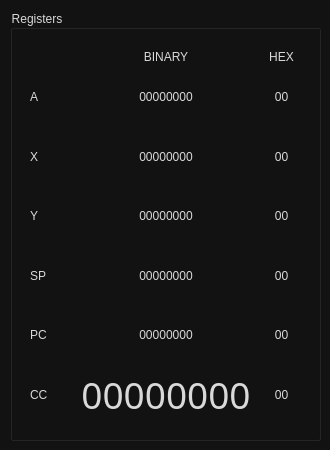
<?xml version="1.0" encoding="UTF-8"?>
<ui version="4.0">
 <class>RegistryGroupWidget</class>
 <widget class="QWidget" name="RegistryGroupWidget">
  <property name="geometry">
   <rect>
    <x>0</x>
    <y>0</y>
    <width>330</width>
    <height>450</height>
   </rect>
  </property>
  <property name="windowTitle">
   <string>Form</string>
  </property>
  <property name="styleSheet">
   <string notr="true">QWidget {
	background-color: #121212;
}

QGroupBox {
	font: 75 16pt &quot;Century Gothic&quot;;
	color: #d9d9d9;
}

QLabel {
	font: 75 24pt &quot;Century Gothic&quot;;
	color: #d9d9d9;
}
</string>
  </property>
  <widget class="QGroupBox" name="groupBox">
   <property name="enabled">
    <bool>true</bool>
   </property>
   <property name="geometry">
    <rect>
     <x>10</x>
     <y>10</y>
     <width>311</width>
     <height>431</height>
    </rect>
   </property>
   <property name="styleSheet">
    <string notr="true"/>
   </property>
   <property name="title">
    <string>Registers</string>
   </property>
   <widget class="QWidget" name="layoutWidget">
    <property name="geometry">
     <rect>
      <x>10</x>
      <y>30</y>
      <width>292</width>
      <height>391</height>
     </rect>
    </property>
    <layout class="QGridLayout" name="gridLayout" rowstretch="0,1,1,1,1,1,1">
     <property name="leftMargin">
      <number>10</number>
     </property>
     <property name="topMargin">
      <number>10</number>
     </property>
     <property name="rightMargin">
      <number>10</number>
     </property>
     <property name="bottomMargin">
      <number>10</number>
     </property>
     <property name="horizontalSpacing">
      <number>10</number>
     </property>
     <item row="2" column="0">
      <widget class="QLabel" name="xRegistryLabel">
       <property name="styleSheet">
        <string notr="true"/>
       </property>
       <property name="text">
        <string>X</string>
       </property>
      </widget>
     </item>
     <item row="2" column="2">
      <widget class="QLabel" name="x_hex_registry">
       <property name="enabled">
        <bool>true</bool>
       </property>
       <property name="styleSheet">
        <string notr="true">QLabel {
	font: 75 28pt &quot;Digital-7 Mono&quot;;
	color: #d9d9d9;
}</string>
       </property>
       <property name="text">
        <string>00</string>
       </property>
       <property name="alignment">
        <set>Qt::AlignCenter</set>
       </property>
      </widget>
     </item>
     <item row="5" column="2">
      <widget class="QLabel" name="pc_hex_registry">
       <property name="enabled">
        <bool>true</bool>
       </property>
       <property name="styleSheet">
        <string notr="true">QLabel {
	font: 75 28pt &quot;Digital-7 Mono&quot;;
	color: #d9d9d9;
}</string>
       </property>
       <property name="text">
        <string>00</string>
       </property>
       <property name="alignment">
        <set>Qt::AlignCenter</set>
       </property>
      </widget>
     </item>
     <item row="5" column="0">
      <widget class="QLabel" name="pcRegistryLabel">
       <property name="styleSheet">
        <string notr="true"/>
       </property>
       <property name="text">
        <string>PC</string>
       </property>
      </widget>
     </item>
     <item row="6" column="2">
      <widget class="QLabel" name="cc_hex_registry">
       <property name="enabled">
        <bool>true</bool>
       </property>
       <property name="styleSheet">
        <string notr="true">QLabel {
	font: 75 28pt &quot;Digital-7 Mono&quot;;
	color: #d9d9d9;
}</string>
       </property>
       <property name="text">
        <string>00</string>
       </property>
       <property name="alignment">
        <set>Qt::AlignCenter</set>
       </property>
      </widget>
     </item>
     <item row="6" column="0">
      <widget class="QLabel" name="ccRegistryLabel">
       <property name="styleSheet">
        <string notr="true"/>
       </property>
       <property name="text">
        <string>CC</string>
       </property>
      </widget>
     </item>
     <item row="2" column="1">
      <widget class="QLabel" name="x_bin_registry">
       <property name="styleSheet">
        <string notr="true">QLabel {
	font: 75 28pt &quot;Digital-7 Mono&quot;;
	color: #d9d9d9;
}</string>
       </property>
       <property name="text">
        <string>00000000</string>
       </property>
       <property name="alignment">
        <set>Qt::AlignCenter</set>
       </property>
      </widget>
     </item>
     <item row="1" column="2">
      <widget class="QLabel" name="a_hex_registry">
       <property name="enabled">
        <bool>true</bool>
       </property>
       <property name="styleSheet">
        <string notr="true">QLabel {
	font: 75 28pt &quot;Digital-7 Mono&quot;;
	color: #d9d9d9;
}</string>
       </property>
       <property name="text">
        <string>00</string>
       </property>
       <property name="alignment">
        <set>Qt::AlignCenter</set>
       </property>
      </widget>
     </item>
     <item row="1" column="1">
      <widget class="QLabel" name="a_bin_registry">
       <property name="styleSheet">
        <string notr="true">QLabel {
	font: 75 28pt &quot;Digital-7 Mono&quot;;
	color: #d9d9d9;
}</string>
       </property>
       <property name="text">
        <string>00000000</string>
       </property>
       <property name="alignment">
        <set>Qt::AlignCenter</set>
       </property>
      </widget>
     </item>
     <item row="4" column="0">
      <widget class="QLabel" name="spRegistryLabel">
       <property name="styleSheet">
        <string notr="true"/>
       </property>
       <property name="text">
        <string>SP</string>
       </property>
      </widget>
     </item>
     <item row="0" column="1">
      <widget class="QLabel" name="bin_label">
       <property name="styleSheet">
        <string notr="true">QLabel {
	font: 75 14pt &quot;Century Gothic&quot;;
	color: #d9d9d9;
}</string>
       </property>
       <property name="text">
        <string>BINARY</string>
       </property>
       <property name="alignment">
        <set>Qt::AlignBottom|Qt::AlignHCenter</set>
       </property>
      </widget>
     </item>
     <item row="3" column="0">
      <widget class="QLabel" name="yRegistryLabel">
       <property name="styleSheet">
        <string notr="true"/>
       </property>
       <property name="text">
        <string>Y</string>
       </property>
      </widget>
     </item>
     <item row="0" column="2">
      <widget class="QLabel" name="hex_label">
       <property name="styleSheet">
        <string notr="true">QLabel {
	font: 75 14pt &quot;Century Gothic&quot;;
	color: #d9d9d9;
}</string>
       </property>
       <property name="text">
        <string>HEX</string>
       </property>
       <property name="alignment">
        <set>Qt::AlignBottom|Qt::AlignHCenter</set>
       </property>
      </widget>
     </item>
     <item row="4" column="2">
      <widget class="QLabel" name="sp_hex_registry">
       <property name="enabled">
        <bool>true</bool>
       </property>
       <property name="styleSheet">
        <string notr="true">QLabel {
	font: 75 28pt &quot;Digital-7 Mono&quot;;
	color: #d9d9d9;
}</string>
       </property>
       <property name="text">
        <string>00</string>
       </property>
       <property name="alignment">
        <set>Qt::AlignCenter</set>
       </property>
      </widget>
     </item>
     <item row="4" column="1">
      <widget class="QLabel" name="sp_bin_registry">
       <property name="styleSheet">
        <string notr="true">QLabel {
	font: 75 28pt &quot;Digital-7 Mono&quot;;
	color: #d9d9d9;
}</string>
       </property>
       <property name="text">
        <string>00000000</string>
       </property>
       <property name="alignment">
        <set>Qt::AlignCenter</set>
       </property>
      </widget>
     </item>
     <item row="3" column="2">
      <widget class="QLabel" name="y_hex_registry">
       <property name="enabled">
        <bool>true</bool>
       </property>
       <property name="styleSheet">
        <string notr="true">QLabel {
	font: 75 28pt &quot;Digital-7 Mono&quot;;
	color: #d9d9d9;
}</string>
       </property>
       <property name="text">
        <string>00</string>
       </property>
       <property name="alignment">
        <set>Qt::AlignCenter</set>
       </property>
      </widget>
     </item>
     <item row="5" column="1">
      <widget class="QLabel" name="pc_bin_registry">
       <property name="styleSheet">
        <string notr="true">QLabel {
	font: 75 28pt &quot;Digital-7 Mono&quot;;
	color: #d9d9d9;
}</string>
       </property>
       <property name="text">
        <string>00000000</string>
       </property>
       <property name="alignment">
        <set>Qt::AlignCenter</set>
       </property>
      </widget>
     </item>
     <item row="3" column="1">
      <widget class="QLabel" name="y_bin_registry">
       <property name="styleSheet">
        <string notr="true">QLabel {
	font: 75 28pt &quot;Digital-7 Mono&quot;;
	color: #d9d9d9;
}</string>
       </property>
       <property name="text">
        <string>00000000</string>
       </property>
       <property name="alignment">
        <set>Qt::AlignCenter</set>
       </property>
      </widget>
     </item>
     <item row="1" column="0">
      <widget class="QLabel" name="aRegistryLabel">
       <property name="styleSheet">
        <string notr="true"/>
       </property>
       <property name="text">
        <string>A</string>
       </property>
       <property name="alignment">
        <set>Qt::AlignLeading|Qt::AlignLeft|Qt::AlignVCenter</set>
       </property>
      </widget>
     </item>
     <item row="6" column="1">
      <widget class="QLabel" name="cc_bin_registry">
       <property name="font">
        <font>
         <family>Digital-7 Mono</family>
         <pointsize>28</pointsize>
         <weight>9</weight>
         <italic>false</italic>
         <bold>false</bold>
        </font>
       </property>
       <property name="styleSheet">
        <string notr="true">QLabel {
	font: 75 28pt &quot;Digital-7 Mono&quot;;
	color: #d9d9d9;
}</string>
       </property>
       <property name="text">
        <string>00000000</string>
       </property>
       <property name="alignment">
        <set>Qt::AlignCenter</set>
       </property>
      </widget>
     </item>
    </layout>
   </widget>
  </widget>
 </widget>
 <resources/>
 <connections/>
</ui>
